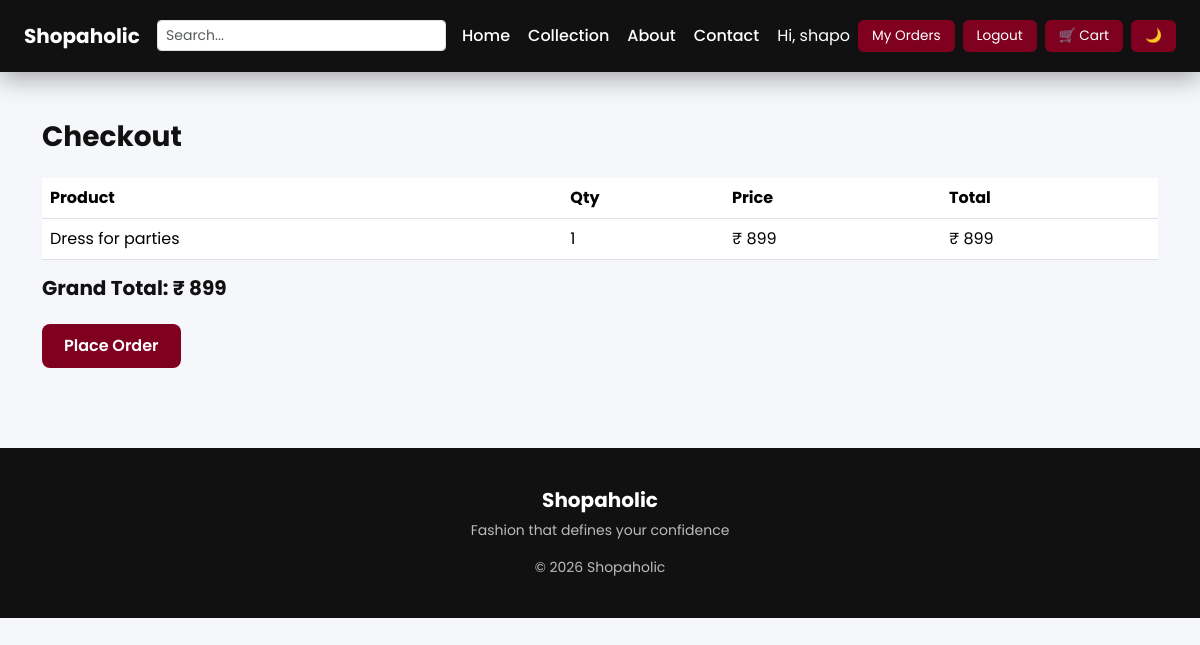
The page /checkout/ (signed in) on the database its author committed.
### shop/models.py (models this page shows, shortened)
class Cart(models.Model):
    user = models.ForeignKey(User, on_delete=models.CASCADE)
    product = models.ForeignKey(Product, on_delete=models.CASCADE)
    quantity = models.IntegerField(default=1)
    added_at = models.DateTimeField(auto_now_add=True)

class Product(models.Model):
    name = models.CharField(max_length=200)
    price = models.IntegerField()
    category = models.ForeignKey(Category, on_delete=models.CASCADE)
    image = models.ImageField(upload_to='products/')
    stock = models.IntegerField()
    description = models.TextField()

### shop/views.py (the view, shortened to what this page needs)
# urls.py: path('checkout/', checkout, name='checkout'),
@login_required
def checkout(request):
    cart_items = Cart.objects.filter(user=request.user)
    total = sum(
        item.product.price * item.quantity
        for item in cart_items
    )
    return render(request, 'shop/checkout.html', {
        'cart_items': cart_items,
        'total': total
    })

### templates/shop/checkout.html (shortened to what this page needs)
{% extends 'shop/base.html' %}
{% block content %}
<h3 class="fw-bold mb-4">Checkout</h3>
<table class="table align-middle">
  <thead>
    <tr>
      <th>Product</th>
      <th>Qty</th>
      <th>Price</th>
      <th>Total</th>
    </tr>
  </thead>
  <tbody>
    {% for item in cart_items %}
    <tr>
      <td>{{ item.product.name }}</td>
      <td>{{ item.quantity }}</td>
      <td>₹ {{ item.product.price }}</td>
      <td>₹ {{ item.product.price|add:"0" }}</td>
    </tr>
    {% endfor %}
  </tbody>
</table>
<h5 class="fw-bold mt-3">Grand Total: ₹ {{ total }}</h5>
<form method="post" class="mt-4">
  <button class="btn btn-maroon btn-lgn">
    Place Order
  </button>
</form>
{% endblock %}

### templates/shop/base.html (shortened to what this page needs)
<!DOCTYPE html>
<html lang="en">
<head>
  <link href="https://cdn.jsdelivr.net/npm/bootstrap@5.3.3/dist/css/bootstrap.min.css" rel="stylesheet">
</head>
<body>
<nav class="navbar navbar-expand-lg navbar-dark px-4 py-3">
  <a class="navbar-brand fw-bold text-white" href="{% url 'shop:home' %}">
    Shopaholic
  </a>
  <div class="ms-auto d-flex align-items-center">
    {% if not user.is_superuser %}
    <form class="d-flex me-3" action="{% url 'shop:search' %}" method="get">
      <input class="form-control form-control-sm" type="search" name="q" placeholder="Search...">
    </form>
    {% endif %}
    {% if user.is_authenticated and user.is_superuser %}
      <a class="nav-link" href="{% url 'adminapp:dashboard' %}">Dashboard</a>
      <a class="btn btn-nav btn-sm me-2" href="{% url 'adminapp:admin_products' %}">
        Manage Products
      </a>
      <a class="btn btn-nav btn-sm" href="{% url 'userapp:logout' %}">
        Logout
      </a>
    {% else %}
      <a class="nav-link" href="{% url 'shop:home' %}">Home</a>
      <a class="nav-link" href="{% url 'shop:collection' %}">Collection</a>
      <a class="nav-link" href="{% url 'shop:about' %}">About</a>
      <a class="nav-link" href="{% url 'shop:contact' %}">Contact</a>
      {% if user.is_authenticated %}
        <span class="text-white me-2">Hi, {{ user.username }}</span>
        <a class="btn btn-nav btn-sm me-2" href="{% url 'shop:my_orders' %}">
          My Orders
        </a>
        <a class="btn btn-nav btn-sm me-2" href="{% url 'userapp:logout' %}">
          Logout
        </a>
      {% endif %}
      <a class="btn btn-nav btn-sm" href="{% url 'shop:view_cart' %}">
        🛒 Cart
      </a>
      <button id="themeToggle" class="btn btn-sm btn-nav ms-2">
        🌙
      </button>
    {% endif %}
  </div>
</nav>
<div class="container my-5">
  {% block content %}{% endblock %}
</div>
<footer>
  <div class="container text-center">
    <h5 class="fw-bold text-white">Shopaholic</h5>
    <p class="small">Fashion that defines your confidence</p>
    <p class="small mb-0">© 2026 Shopaholic</p>
  </div>
</footer>
</body>
</html>

### templates/shop/base.html (style rules this page uses)
:root { --bg-main: #f6f7fb; --bg-card: #ffffff; --text-main: #111; --text-muted: #666; --navbar-bg: #111; --maroon: #800020; }
body { font-family: 'Poppins', sans-serif; background: var(--bg-main); color: var(--text-main); transition: all 0.3s ease; }
.navbar { background: var(--navbar-bg); box-shadow: 0 8px 25px rgba(0,0,0,0.3); }
.nav-link { color: white !important; margin-right: 18px; position: relative; font-weight: 500; }
.nav-link::after { content: ''; position: absolute; width: 0; height: 2px; bottom: -5px; left: 0; background: var(--maroon); transition: width 0.3s ease; }
.btn-maroon { background-color: var(--maroon); color: white; border: none; font-weight: 600; border-radius: 8px; padding: 10px 22px; transition: 0.3s; }
.btn-nav { background-color: var(--maroon); color: white; border: none; border-radius: 6px; padding: 6px 14px; font-size: 0.85rem; }
footer { background: #111; color: #bbb; padding: 40px 0; margin-top: 80px; }

### rows shown on the page
Cart: product.name "Dress for parties", quantity "1", product.price "899", product.price|add "899"

### other values the page prints
{{ user.username }} "shapo"
{{ total }} "899"
